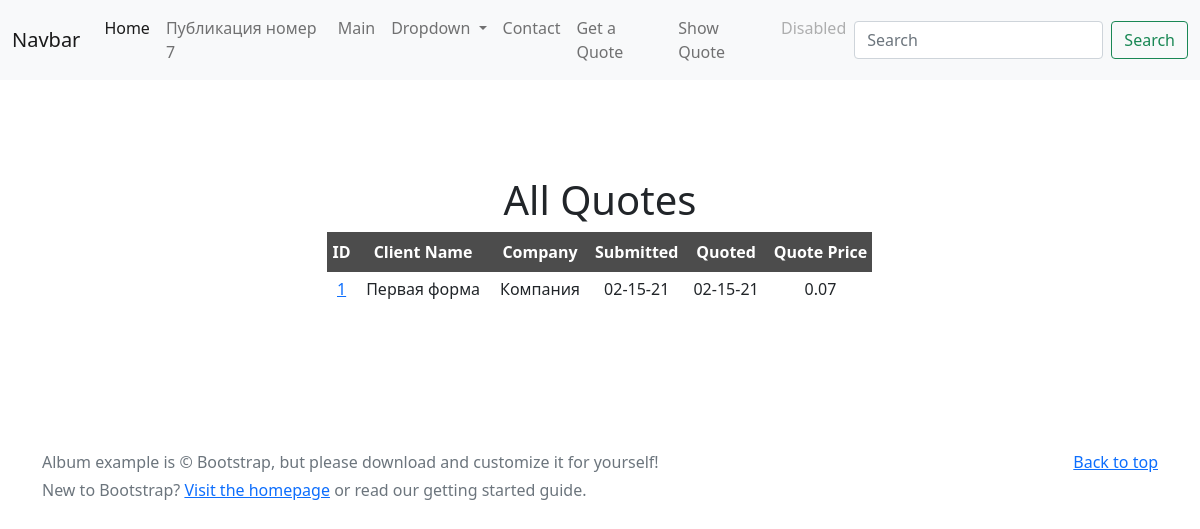
The app's page /quote/show with its own data.
### pages/models.py (models this page shows, shortened)
class Page(models.Model):
    title = models.CharField(max_length=60)
    permalink = models.CharField(max_length=12, unique=True)
    update_date = models.DateTimeField('Last Updated')
    bodytext = models.TextField('Page Content', blank=True)

### quotes/models.py (models this page shows, shortened)
class Quote(models.Model):
    name = models.CharField(max_length=100)
    position = models.CharField(max_length=60, blank=True)
    company = models.CharField(max_length=60, blank=True)
    address = models.CharField(max_length=200, blank=True)
    phone = models.CharField(max_length=30, blank=True)
    email = models.EmailField()
    web = models.URLField(blank=True)
    description = models.TextField()
    sitestatus = models.CharField(max_length=20, choices=STATUS_CHOICES)
    priority = models.CharField(max_length=40, choices=PRIORITY_CHOICES)
    jobfile = models.FileField(upload_to='uploads/')
    submitted = models.DateField(auto_now_add=True)
    quotedate = models.DateField(blank=True, null=True)
    quoteprice = models.DecimalField(decimal_places=2, max_digits=7, blank=True, default=0)
    username = models.ForeignKey(User, blank=True, null=True, on_delete=models.CASCADE)

### quotes/views.py (the view)
# urls.py: path('show', QuoteList.as_view(), name='show-quotes'),
class QuoteList(ListView):
    model = Quote
    context_object_name = 'all_quotes'
    def get_context_data(self, **kwargs):
        context = super(QuoteList, self).get_context_data(**kwargs)
        context['page_list'] = Page.objects.all()
        return context

### quotes/templates/quotes/quote_list.html (shortened to what this page needs)
{% extends 'quotes/quote.html' %}
{% block content %}
    <h1>All Quotes</h1>
    <table style="border-collapse:collapse">
        <tr class="quotehdr">
            <th>ID</th>
            <th>Client Name</th>
            <th>Company</th>
            <th>Submitted</th>
            <th>Quoted</th>
            <th>Quote Price</th>
        </tr>
        {% for quote in all_quotes %}
            <tr class="quoterow {% cycle '' 'altrow' %}">
                <td><a href="show/{{ quote.id }}">{{ quote.id }}</a> </td>
                <td>{{ quote.name }}</td>
                <td>{{ quote.company }}</td>
                <td>{{ quote.submitted|date:"m-d-y" }}</td>
                <td>{{ quote.quotedate|date:"m-d-y"|default:"pending" }}</td>
                <td>{{ quote.quoteprice|default:"--" }}</td>
            </tr>
        {% endfor %}
    </table>
{% endblock content %}

### quotes/templates/quotes/quote.html (shortened to what this page needs)
{% extends "base.html" %}
{% block sidenav %}
    {% for page in page_list %}
        <li class="nav-item"><a href="/{{ page.permalink }}" class="nav-link">{{ page.title }}</a></li>
    {% endfor %}
{% endblock sidenav %}

### static/css/custom.css (style rules this page uses)
.quotehdr th { background-color: #4c4c4c; color: white; text-align: center; padding: 8px 5px; border: none; }
.quoterow td { padding: 5px 10px; }

### records on screen
Page: title "Публикация номер 7"
Page: title "Main"
Quote: id "1", name "Первая форма", company "Компания", submitted "02-15-21", quotedate "02-15-21", quoteprice "0.07"
